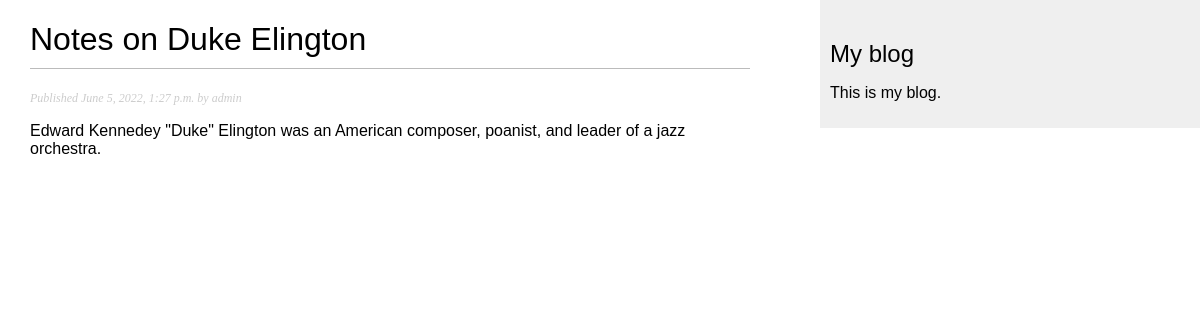
/blog/2022/6/5/notes-on-duke-elington, run on the app's committed database.
### blog/models.py (models this page shows, shortened)
class Post(models.Model):
    STATUS_CHOICES = (
        ('draft', 'Draft'),
        ('published', 'Published')
    )
    title = models.CharField(max_length=250)
    slug = models.SlugField(max_length=250, unique_for_date='publish')
    author = models.ForeignKey(User, on_delete=models.CASCADE, related_name='blog_posts')
    body = models.TextField()
    publish = models.DateTimeField(default=timezone.now)
    created = models.DateTimeField(auto_now_add=True)
    updated = models.DateTimeField(auto_now=True)
    status = models.CharField(max_length=10, choices=STATUS_CHOICES, default='draft')
    class Meta:
        ordering = ('-publish',)
    objects = models.Manager()     # The default manager
    published = PublishedManager() # The custom manager

### blog/views.py (the view)
def post_detail(request, year, month, day, post):
    post = get_object_or_404(Post, slug=post,
                             status='published',
                             publish__year=year,
                             publish__month=month,
                             publish__day=day)
    return render(request, 'blog/post/detail.html', {'post': post})

### blog/templates/blog/post/detail.html (shortened to what this page needs)
{% extends "blog/base.html" %}
{% block content %}
  <h1>{{ post.title }}</h1>
  <p class="date">
    Published {{ post.publish }} by {{ post.author }}
  </p>
  {{ post.body|linebreaks }}
{% endblock %}

### blog/static/css/blog.css (style rules this page uses)
body { margin:0; padding:0; font-family:helvetica, sans-serif; }
h1 { font-weight:normal; border-bottom:1px solid #bbb; padding:0 0 10px 0; }
p.date { color:#ccc; font-family: georgia, serif; font-size: 12px; font-style: italic; }

### data on the page
Post: title "Notes on Duke Elington", publish "June 5, 2022, 1:27 p.m.", author "admin", body "Edward Kennedey \"Duke\" Elington was an American composer, poanist, and leader of a jazz orchestra."
